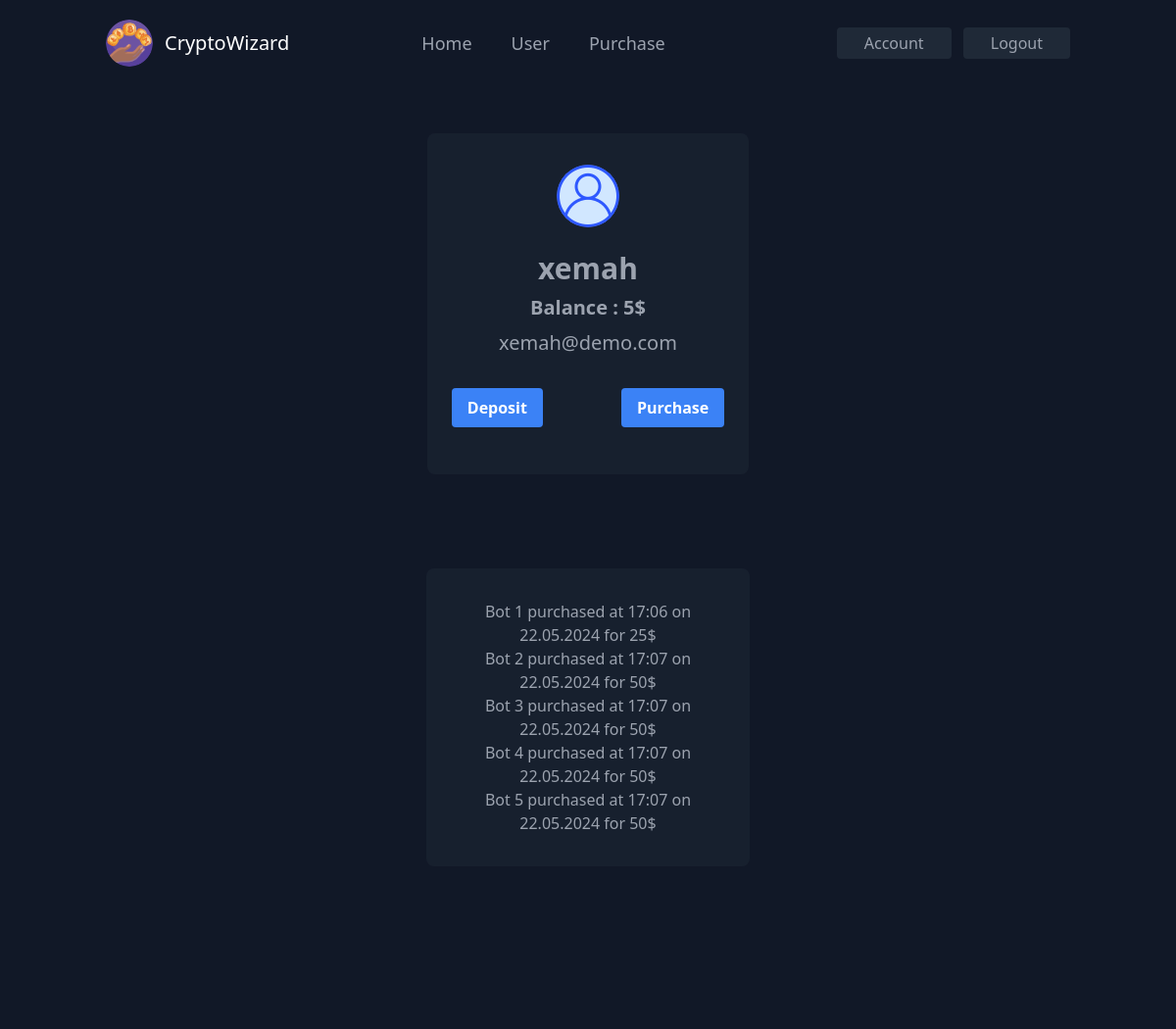
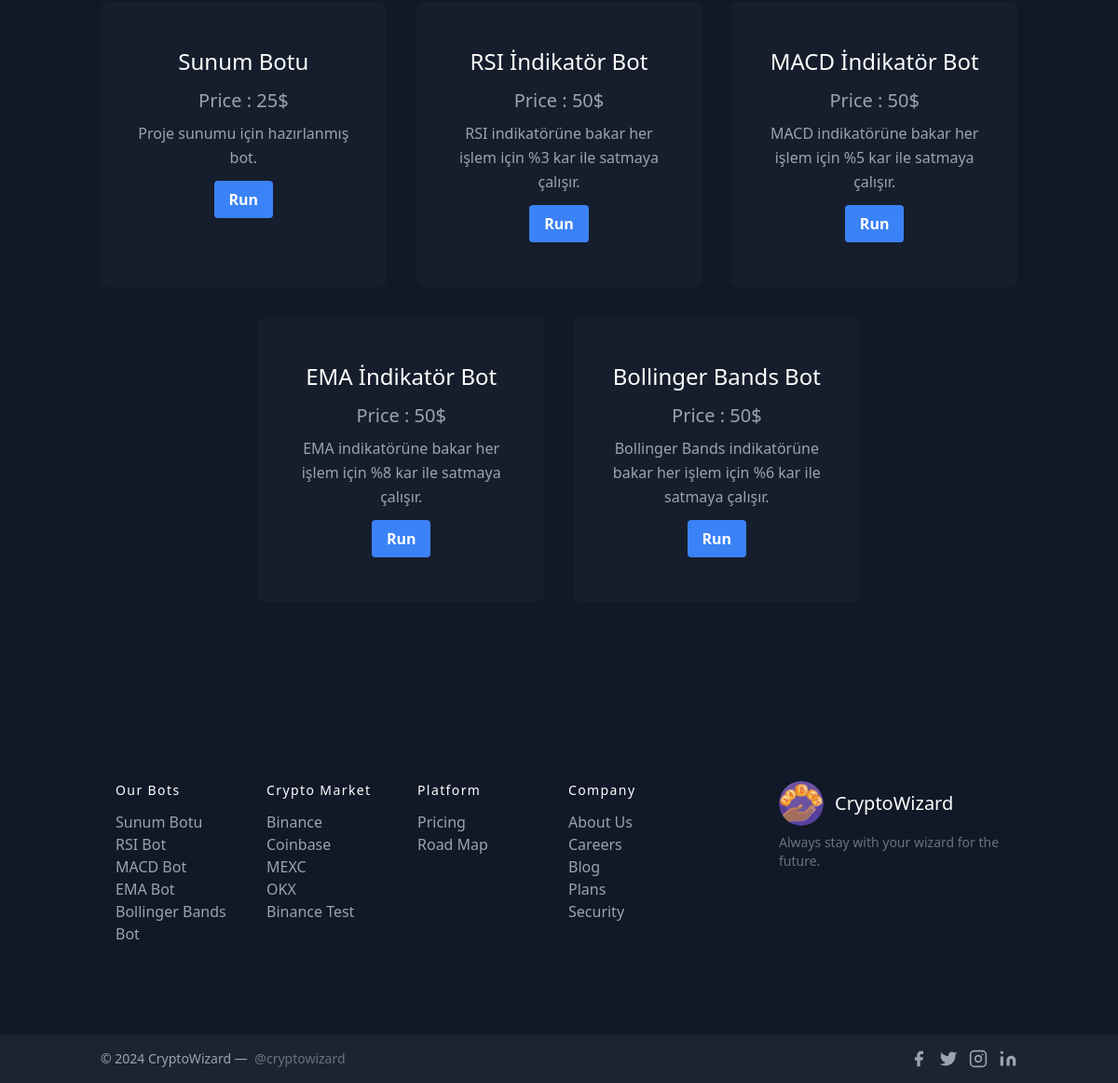
Page /user (signed in) on the committed database (2 pictures, top to bottom).
### server/models.py (models this page shows, shortened)
class User(db.Model, UserMixin):
    id = db.Column(db.Integer, primary_key=True)
    username = db.Column(db.String(10), unique=True, nullable=False)
    email = db.Column(db.String(120), unique=True, nullable=False)
    password = db.Column(db.String(60), nullable=False)
    balance = db.Column(db.Integer, nullable=False, default=0)
    transactions = db.relationship('Transaction', backref='abuzer', lazy=True)

class Transaction(db.Model):
    id = db.Column(db.Integer, primary_key=True)
    user_id = db.Column(db.Integer, db.ForeignKey('user.id'), nullable=False)
    date = db.Column(db.DateTime, default=datetime.utcnow)
    bot_id = db.Column(db.Integer,db.ForeignKey('bot.id') ,nullable=False)
    price = db.Column(db.Integer, nullable=False)

class Bot(db.Model):
    id = db.Column(db.Integer, primary_key=True)
    name = db.Column(db.String(10), unique=True, nullable=False)
    price = db.Column(db.Integer, nullable=False, default=0)
    info = db.Column(db.String(1000))
    bots = db.relationship('Transaction', backref='komur', lazy=True)

### server/routes.py (the view)
@app.route("/user")
@login_required
def user():
    page = request.args.get('page', 1, type=int)
    bots = Bot.query.order_by(Bot.id.asc()).paginate(page=page, per_page=5)
    transactions = Transaction.query.filter_by(user_id=current_user.id).order_by(Transaction.id.asc()).paginate(page=page, per_page=5)
    return render_template('user.html', bots=bots, transactions=transactions)

### server/models.py (called while the page is built)
@login_manager.user_loader
def load_user(user_id):
    return User.query.get(int(user_id))

### server/templates/user.html (shortened to what this page needs)
<!DOCTYPE html>
<html>
<head>
    <link href="https://unpkg.com/tailwindcss@^2/dist/tailwind.min.css" rel="stylesheet">
    <link rel="stylesheet" type="text/css" href="{{ url_for('static', filename='main.css') }}">
</head>
<body>
    <header class="text-gray-400 bg-gray-900 body-font">
        <div class="container mx-auto flex flex-wrap p-5 flex-col md:flex-row items-center">
            <a href="{{ url_for('home') }}" class="flex title-font font-medium items-center text-white mb-4 md:mb-0">
                <img src="{{ url_for('static', filename='images/cryptowizard.png') }}" class="w-12 h-12 rounded-full"
                    viewBox="0 0 24 24" />
                <span class="ml-3 text-xl">CryptoWizard</span>
            </a>
            <nav class="md:ml-auto md:mr-auto flex flex-wrap items-center text-lg justify-center">
                <button><a class="mr-10 hover:text-white" href="{{ url_for('home') }}">Home</a></button>
                <button><a class="mr-10 hover:text-white" href="{{ url_for('user') }}">User</a></button>
                <button><a class="mr-10 hover:text-white" href="{{ url_for('purchase') }}">Purchase</a></button>
            </nav>
            <div class="space-x-2">
                {% if current_user.is_authenticated %}
                <button
                    class="inline-flex items-center bg-gray-800 border-0 py-1 px-7 focus:outline-none hover:bg-gray-700 hover:text-white rounded text-base mt-4 md:mt-0">
                    <a href="{{ url_for('account') }}">Account</a>
                </button>
                <button
                    class="inline-flex items-center bg-gray-800 border-0 py-1 px-7 focus:outline-none hover:bg-gray-700 hover:text-white rounded text-base mt-4 md:mt-0">
                    <a href="{{ url_for('logout') }}">Logout</a>
                        {% endif %}
                    </button>
            </div>
        </div>
    </header>
    {% block content %}
    {% if current_user.is_authenticated %}
    <div class="text-gray-400 bg-gray-900 body-font relative">
        <div class="container mx-auto flex px-5 py-12 md:flex-row flex-col items-center">
            <div
                class="lg:w-2/6 md:w-1/2 bg-gray-800 bg-opacity-50 rounded-lg p-8 flex flex-col md:mx-auto w-full mt-10 md:mt-0">
                <div class="flex items-center justify-center">
                    <img src="{{ url_for('static', filename='images/user-users.png') }}" class="w-16 h-16 rounded-full"
                        viewBox="0 0 24 24" />
                </div></br>
                <span>
                    <h2 class="hover:text-white mb-2 font-bold text-3xl text-center">{{ current_user.username }}
                    </h2>
                    <p class="hover:text-white mb-2 text-xl text-center"><b>Balance : {{ current_user.balance }}$</b>
                    </p>
                </span>
                <p class="hover:text-white mb-2 text-xl text-center">{{ current_user.email }}</p> <br>
                <div class="relative mb-4">
                    <div class="flex items-center justify-center space-x-20">
                        <button class="bg-blue-500 hover:bg-blue-700 text-white font-bold py-2 px-4 rounded">
                            <a href="{{ url_for('transaction_deposit') }}">Deposit</a>
                        </button>
                        <button class="bg-blue-500 hover:bg-blue-700 text-white font-bold py-2 px-4 rounded">
                            <a href="{{ url_for('purchase') }}">Purchase</a>
                        </button>
                    </div>
                </div>
            </div>
        </div>
    </div>
    {% if transactions.items %}
    <div class="text-gray-400 bg-gray-900 body-font relative">
        <div class="container mx-auto flex px-4 py-12 items-center">
            <div
                class="lg:w-2/6 md:w-1/2 bg-gray-800 bg-opacity-50 rounded-lg p-8 flex flex-col md:mx-auto w-full mt-10 md:mt-0">
                {% for transaction in transactions.items %}
                <a class=" text-center hover:text-white">
                    Bot {{ transaction.bot_id }} purchased
                    at {{ transaction.date.strftime('%H:%M') }}
                    on {{ transaction.date.strftime('%d.%m.%Y') }}
                    for {{ transaction.price }}$
                </a>
                {% endfor %}
            </div>
        </div>
    </div> <br>
    {% endif %}
    <section class="text-gray-400 bg-gray-900 body-font">
        <div class="container px-5 py-24 mx-auto">
            <div class="flex flex-wrap justify-center -m-4">
                {% for bot in bots.items %}
                {% if transactions %}
                {% for transaction in transactions.items %}
                {% if bot.id == transaction.bot_id %}
                <div class="p-4 lg:w-1/3">
                    <div
                        class="h-full bg-gray-800 bg-opacity-40 px-8 pt-12 pb-12 rounded-lg overflow-hidden text-center relative">
                        <h1 class="title-font sm:text-2xl text-xl font-medium text-white mb-3"> {{ bot.name }}</h1>
                        <p class="mb-2 text-xl text-center"> Price : {{ bot.price }}$ </p>
                        <p class="leading-relaxed mb-3">{{ bot.info }}</p>
                        <button class="bg-blue-500 hover:bg-blue-700 text-white font-bold py-2 px-4 rounded">
                            <div class=>
                                <a href="{{ url_for('bot'+bot.id|string) }}">Run</a>
                            </div>
                        </button>
                    </div>
                </div>
                {% endif %}
                {% endfor %}
                {% endif %}
                {% endfor %}
            </div>
        </div>
    </section>
    <footer class="text-gray-400 bg-gray-900 body-font">
        <div
            class="container px-5 py-24 mx-auto flex md:items-center lg:items-start md:flex-row md:flex-nowrap flex-wrap flex-col">
            <div class="w-64 flex-shrink-0 md:mx-0 mx-auto text-center md:text-left md:mt-0 mt-10">
                <a class="flex title-font font-medium items-center md:justify-start justify-center text-white">
                    <img src="{{ url_for('static', filename='images/cryptowizard.png') }}" class="w-12 h-12 rounded-full" viewBox="0 0 24 24" />
                    <span class="ml-3 text-xl">CryptoWizard</span>
                </a>
                <p class="mt-2 text-sm text-gray-500">Always stay with your wizard for the future.</p>
            </div>
            <div class="flex-grow flex flex-wrap md:pr-20 -mb-10 md:text-left text-center order-first">
                <div class="lg:w-1/4 md:w-1/2 w-full px-4">
                    <h2 class="title-font font-medium text-white tracking-widest text-sm mb-3">Our Bots</h2>
                    <nav class="list-none mb-10">
                        <li>
                            <a class="text-gray-400 hover:text-white">Sunum Botu</a>
                        </li>
                        <li>
                            <a class="text-gray-400 hover:text-white">RSI Bot</a>
                        </li>
                        <li>
                            <a class="text-gray-400 hover:text-white">MACD Bot</a>
                        </li>
                        <li>
                            <a class="text-gray-400 hover:text-white">EMA Bot</a>
                        </li>
                        <li>
                            <a class="text-gray-400 hover:text-white">Bollinger Bands Bot</a>
                        </li>
                    </nav>
                </div>
                <div class="lg:w-1/4 md:w-1/2 w-full px-4">
                    <h2 class="title-font font-medium text-white tracking-widest text-sm mb-3">Crypto Market</h2>
                    <nav class="list-none mb-10">
                        <li>
                            <a class="text-gray-400 hover:text-white" href='https://www.binance.com/tr'
                                target="_blank">Binance</a>
                        </li>
                        <li>
                            <a class="text-gray-400 hover:text-white" href='https://www.coinbase.com/tr/'
                                target='_blank'>Coinbase</a>
                        </li>
                        <li>
                            <a class="text-gray-400 hover:text-white" href='https://www.mexc.com/tr-TR'
                                target='_blank'>MEXC</a>
                        </li>
                        <li>
                            <a class="text-gray-400 hover:text-white" href='https://www.okx.com/tr'
                                target='_blank'>OKX</a>
                        </li>
                        <li>
                            <a class="text-gray-400 hover:text-white" href='https://testnet.binancefuture.com'
                                target='_blank'>Binance Test</a>
                        </li>
                    </nav>
                </div>
                <div class="lg:w-1/4 md:w-1/2 w-full px-4">
                    <h2 class="title-font font-medium text-white tracking-widest text-sm mb-3">Platform</h2>
                    <nav class="list-none mb-10">
                        <li>
                            <a class="text-gray-400 hover:text-white">Pricing</a>
                        </li>
                        <li>
                            <a class="text-gray-400 hover:text-white">Road Map</a>
                        </li>
                    </nav>
                </div>
                <div class="lg:w-1/4 md:w-1/2 w-full px-4">
                    <h2 class="title-font font-medium text-white tracking-widest text-sm mb-3">Company</h2>
                    <nav class="list-none mb-10">
                        <li>
                            <a class="text-gray-400 hover:text-white">About Us</a>
                        </li>
                        <li>
                            <a class="text-gray-400 hover:text-white">Careers</a>
                        </li>
                        <li>
                            <a class="text-gray-400 hover:text-white">Blog</a>
                        </li>
                        <li>
                            <a class="text-gray-400 hover:text-white">Plans</a>
                        </li>
                        <li>
                            <a class="text-gray-400 hover:text-white">Security</a>
                        </li>
                    </nav>
                </div>
            </div>
        </div>
        <div class="bg-gray-800 bg-opacity-75">
            <div class="container mx-auto py-4 px-5 flex flex-wrap flex-col sm:flex-row">
                <p class="text-gray-400 text-sm text-center sm:text-left">© 2024 CryptoWizard —
                    <a href="https://twitter.com/knyttneve" class="text-gray-500 ml-1" rel="noopener noreferrer"
                        target="_blank">@cryptowizard</a>
                </p>
                <span class="inline-flex sm:ml-auto sm:mt-0 mt-2 justify-center sm:justify-start">
                    <a class="text-gray-400">
                        <svg fill="currentColor" stroke-linecap="round" stroke-linejoin="round" stroke-width="2"
                            class="w-5 h-5" viewBox="0 0 24 24">
                            <path d="M18 2h-3a5 5 0 00-5 5v3H7v4h3v8h4v-8h3l1-4h-4V7a1 1 0 011-1h3z"></path>
                        </svg>
                    </a>
                    <a class="ml-3 text-gray-400">
                        <svg fill="currentColor" stroke-linecap="round" stroke-linejoin="round" stroke-width="2"
                            class="w-5 h-5" viewBox="0 0 24 24">
                            <path
                                d="M23 3a10.9 10.9 0 01-3.14 1.53 4.48 4.48 0 00-7.86 3v1A10.66 10.66 0 013 4s-4 9 5 13a11.64 11.64 0 01-7 2c9 5 20 0 20-11.5a4.5 4.5 0 00-.08-.83A7.72 7.72 0 0023 3z">
                            </path>
                        </svg>
                    </a>
                    <a class="ml-3 text-gray-400">
                        <svg fill="none" stroke="currentColor" stroke-linecap="round" stroke-linejoin="round"
                            stroke-width="2" class="w-5 h-5" viewBox="0 0 24 24">
                            <rect width="20" height="20" x="2" y="2" rx="5" ry="5"></rect>
                            <path d="M16 11.37A4 4 0 1112.63 8 4 4 0 0116 11.37zm1.5-4.87h.01"></path>
                        </svg>
                    </a>
                    <a class="ml-3 text-gray-400">
                        <svg fill="currentColor" stroke="currentColor" stroke-linecap="round" stroke-linejoin="round"
                            stroke-width="0" class="w-5 h-5" viewBox="0 0 24 24">
                            <path stroke="none"
                                d="M16 8a6 6 0 016 6v7h-4v-7a2 2 0 00-2-2 2 2 0 00-2 2v7h-4v-7a6 6 0 016-6zM2 9h4v12H2z">
                            </path>
                            <circle cx="4" cy="4" r="2" stroke="none"></circle>
                        </svg>
                    </a>
                </span>
            </div>
        </div>
    </footer>
    {% endif %}
    {% endblock content %}
</body>
</html>

### server/static/main.css (style rules this page uses)
body { --tw-bg-opacity: 1; background-color: rgb(17 24 39 / var(--tw-bg-opacity)); --tw-text-opacity: 1; color: rgb(156 163 175 / var(--tw-text-opacity)); }

### rows in the picture
User: username "xemah", balance "5", email "xemah@demo.com"
Bot: name "Sunum Botu", price "25", info "Proje sunumu için hazırlanmış bot."
Bot: name "RSI İndikatör Bot", price "50", info "RSI indikatörüne bakar her işlem için %3 kar ile satmaya çalışır."
Bot: name "MACD İndikatör Bot", price "50", info "MACD indikatörüne bakar her işlem için %5 kar ile satmaya çalışır."
Bot: name "EMA İndikatör Bot", price "50", info "EMA indikatörüne bakar her işlem için %8 kar ile satmaya çalışır."
Bot: name "Bollinger Bands Bot", price "50", info "Bollinger Bands indikatörüne bakar her işlem için %6 kar ile satmaya çalışır."
